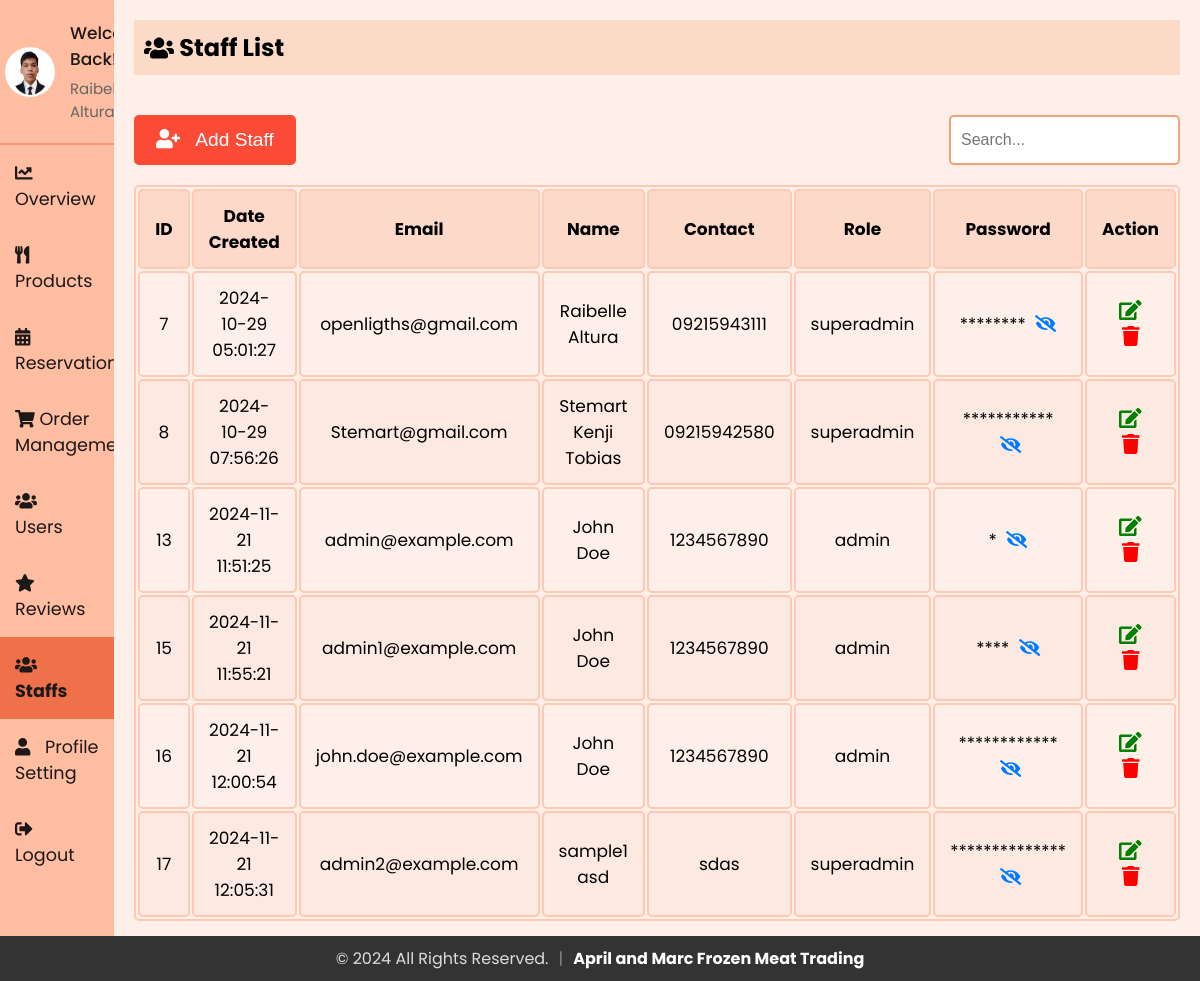
/admin/staffs.php (signed in), run on an earlier commit of the app's database.
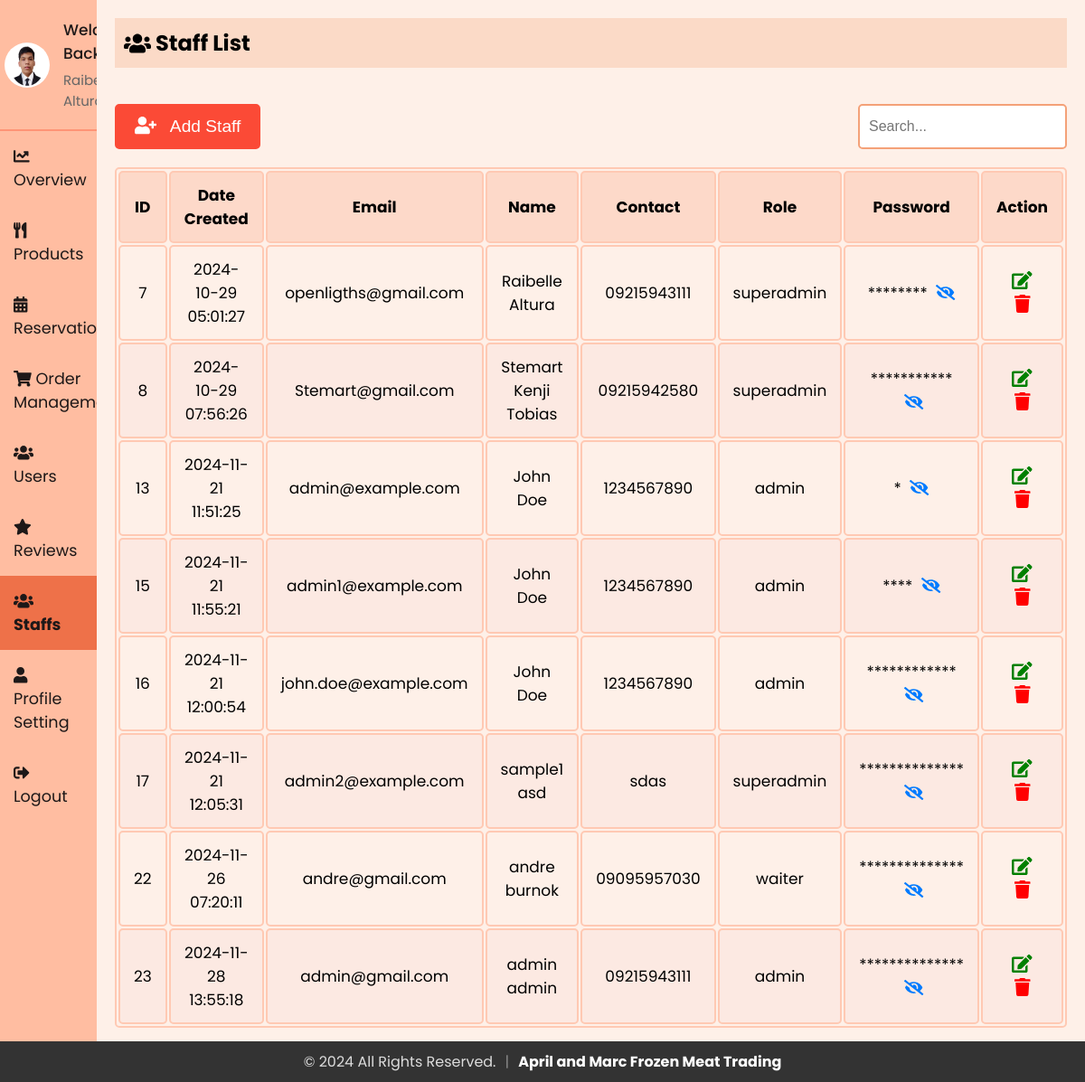
And on a later commit of the database.
### tables this page shows
CREATE TABLE `staff` (
  `id` int(11) NOT NULL,
  `firstName` varchar(50) NOT NULL,
  `lastName` varchar(50) NOT NULL,
  `email` varchar(100) NOT NULL,
  `contact` varchar(15) DEFAULT NULL,
  `role` enum('superadmin','admin','delivery boy','waiter') NOT NULL,
  `password` varchar(255) NOT NULL,
  `createdAt` timestamp NOT NULL DEFAULT current_timestamp(),
  `updatedAt` timestamp NOT NULL DEFAULT current_timestamp() ON UPDATE current_timestamp(),
  `profile_image` varchar(255) NOT NULL DEFAULT 'default.jpg'
);

### admin/sidebar.php (called while the page is built, shortened)
<?php
include 'db_connection.php';
$admin_email = isset($_SESSION['email']) ? $_SESSION['email'] : '';
function getAdminInfo($email)
{
  global $conn;
  $stmt = $conn->prepare("SELECT firstName, lastName, email, profile_image FROM staff WHERE email = ?");
  $stmt->bind_param("s", $email);
  $stmt->execute();
  $stmt->bind_result($firstName, $lastName, $email,  $profile_image);
  return [
    'firstName' => $firstName ?: '',
    'lastName' => $lastName ?: '',
    'email' => $email ?: '',
    'profile_image' => $profile_image ?: 'default.jpg'
  ];
}
$admin_info = getAdminInfo($admin_email);
?>

### admin/staffs.php (the view, shortened to what this page needs)
<?php
include 'db_connection.php';
$search = '';
?>
<?php
include 'sidebar.php';
?>
<!DOCTYPE html>
<html lang="en">
<head>
  <link rel="stylesheet" href="https://cdnjs.cloudflare.com/ajax/libs/font-awesome/5.15.3/css/all.min.css">
  <link rel="stylesheet" href="sidebar.css">
  <link rel="stylesheet" href="admin_user.css">
</head>
<body>
  <div class="sidebar">
    <div class="profile-section">
      <img src="../uploads/<?php echo htmlspecialchars($admin_info['profile_image']); ?>" alt="Profile Picture">
      <div class="info">
        <h3>Welcome Back!</h3>
        <p><?php echo htmlspecialchars($admin_info['firstName']) . ' ' . htmlspecialchars($admin_info['lastName']); ?></p>
      </div>
    </div>
    <ul>
      <li><a href="index.php"><i class="fas fa-chart-line" style="margin-right: 10px;"></i> Overview</a></li>
      <li><a href="admin_menu.php" ><i class="fas fa-utensils" style="margin-right: 10px;"></i> Products</a></li>
      <li><a href="reservations.php"><i class="fas fa-calendar-alt" style="margin-right: 10px;"></i> Reservations</a></li>
      <li><a href="admin_orders.php"><i class="fas fa-shopping-cart"></i> Order Management</a></li>
      <li><a href="users.php"><i class="fas fa-users" style="margin-right: 10px;"></i> Users</a></li>
      <li><a href="reviews.php"><i class="fas fa-star" style="margin-right: 10px;"></i> Reviews</a></li>
      <li><a href="staffs.php" class="active"><i class="fas fa-users" style="margin-right: 10px;"></i> Staffs</a></li>
      <li><a href="profile.php"><i class="fas fa-user" style="margin-right: 10px;"></i> Profile Setting</a></li>
      <li style="margin-right: 10px;"><a href="logout.php"><i class="fas fa-sign-out-alt" style="margin-right: 10px;"></i> Logout</a></li>
    </ul>
  </div>
  <div class="content">
    <div class="header">
      <h2><i class="fas fa-users"></i>&nbsp;Staff List</h2>
    </div>
    <div class="actions">
      <button onclick="openaddUserModal()"><i class="fas fa-user-plus"></i> &nbsp; Add Staff</button>
      <form method="POST" id="searchForm" class="search-bar">
        <input type="text" name="search" placeholder="Search..." value="<?php echo htmlspecialchars($search); ?>">
      </form>
    </div>
    <table id="userTable">
      <thead>
        <tr>
          <th>ID</th>
          <th>Date Created</th>
          <th>Email</th>
          <th>Name</th>
          <th>Contact</th>
          <th>Role</th>
          <th>Password</th>
          <th>Action</th>
        </tr>
      </thead>
      <tbody>
        <?php
          $sql = "SELECT * FROM staff";
          $result = $conn->query($sql);
          if ($result->num_rows > 0) {
            while ($row = $result->fetch_assoc()) {
              $passwordMasked = str_repeat('*', min(14, strlen($row['password'])));
              $passwordVisible = substr($row['password'], 0, 14);
              echo "<tr>
                        <td>{$row['id']}</td>
                        <td>{$row['createdAt']}</td>
                        <td>{$row['email']}</td>
                        <td>{$row['firstName']} {$row['lastName']}</td>
                        <td>{$row['contact']}</td>
                        <td>{$row['role']}</td>
                        <td>
                            <span class='password-masked'>{$passwordMasked}</span>
                            <span class='password-visible' style='display: none;'>{$passwordVisible}</span>
                            <i class='fas fa-eye-slash toggle-password' onclick='togglePassword(this)'></i>
                        </td>
                        <td>
                            <button id='editbtn' onclick='openEditUserModal(this)' data-email='{$row['email']}' data-firstname='{$row['firstName']}' data-lastname='{$row['lastName']}' data-contact='{$row['contact']}' data-role='{$row['role']}' data-password='{$row['password']}'><i class='fas fa-edit'></i></button>
                            <button id='deletebtn' onclick=\"deleteItem('{$row['email']}')\"><i class='fas fa-trash'></i></button>
                        </td>
                    </tr>";
            }
          } else {
            echo "<tr><td colspan='8' style='text-align: center;'>No Users Found</td></tr>";
          }
        ?>
      </tbody>
    </table>
  </div>
</body>
</html>

What changed in the data, as far as the page shows it:
added staff: id "22", createdAt "2024-11-26 07:20:11", email "andre@gmail.com", firstName "andre", lastName "burnok", contact "09095957030", role "waiter", password "**************"
added staff: id "23", createdAt "2024-11-28 13:55:18", email "admin@gmail.com", firstName "admin", lastName "admin", contact "09215943111", role "admin", password "**************"
